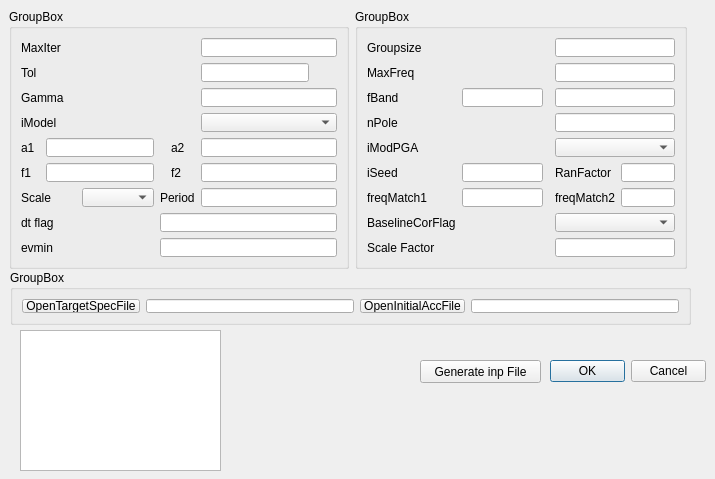
<?xml version="1.0" encoding="UTF-8"?>
<ui version="4.0">
 <class>InputFile_Define_Dialog</class>
 <widget class="QDialog" name="InputFile_Define_Dialog">
  <property name="geometry">
   <rect>
    <x>0</x>
    <y>0</y>
    <width>715</width>
    <height>479</height>
   </rect>
  </property>
  <property name="windowTitle">
   <string>Dialog</string>
  </property>
  <widget class="QDialogButtonBox" name="buttonBox">
   <property name="geometry">
    <rect>
     <x>550</x>
     <y>360</y>
     <width>156</width>
     <height>23</height>
    </rect>
   </property>
   <property name="orientation">
    <enum>Qt::Horizontal</enum>
   </property>
   <property name="standardButtons">
    <set>QDialogButtonBox::Cancel|QDialogButtonBox::Ok</set>
   </property>
  </widget>
  <widget class="QGroupBox" name="groupBox">
   <property name="geometry">
    <rect>
     <x>9</x>
     <y>9</y>
     <width>340</width>
     <height>260</height>
    </rect>
   </property>
   <property name="title">
    <string>GroupBox</string>
   </property>
   <layout class="QGridLayout" name="gridLayout_2">
    <item row="6" column="0" colspan="2">
     <widget class="QLabel" name="label_9">
      <property name="text">
       <string>Scale</string>
      </property>
     </widget>
    </item>
    <item row="4" column="4">
     <widget class="QLabel" name="label_5">
      <property name="text">
       <string>a2</string>
      </property>
     </widget>
    </item>
    <item row="3" column="0" colspan="2">
     <widget class="QLabel" name="label_4">
      <property name="text">
       <string>iModel</string>
      </property>
     </widget>
    </item>
    <item row="5" column="0">
     <widget class="QLabel" name="label_7">
      <property name="text">
       <string>f1</string>
      </property>
     </widget>
    </item>
    <item row="6" column="2">
     <widget class="QComboBox" name="comboBox_Scale"/>
    </item>
    <item row="5" column="4">
     <widget class="QLabel" name="label_8">
      <property name="text">
       <string>f2</string>
      </property>
     </widget>
    </item>
    <item row="4" column="0">
     <widget class="QLabel" name="label_6">
      <property name="text">
       <string>a1</string>
      </property>
     </widget>
    </item>
    <item row="3" column="6">
     <widget class="QComboBox" name="comboBox_iModel"/>
    </item>
    <item row="0" column="0" colspan="3">
     <widget class="QLabel" name="label">
      <property name="text">
       <string>MaxIter</string>
      </property>
     </widget>
    </item>
    <item row="1" column="0">
     <widget class="QLabel" name="label_2">
      <property name="text">
       <string>Tol</string>
      </property>
     </widget>
    </item>
    <item row="0" column="6">
     <widget class="QLineEdit" name="lineEdit_MaxIter"/>
    </item>
    <item row="2" column="0" colspan="2">
     <widget class="QLabel" name="label_3">
      <property name="text">
       <string>Gamma</string>
      </property>
     </widget>
    </item>
    <item row="1" column="6" alignment="Qt::AlignLeft">
     <widget class="QLineEdit" name="lineEdit_Tol"/>
    </item>
    <item row="8" column="0" colspan="2">
     <widget class="QLabel" name="label_12">
      <property name="text">
       <string>evmin</string>
      </property>
     </widget>
    </item>
    <item row="8" column="3" colspan="4">
     <widget class="QLineEdit" name="lineEdit_evmin"/>
    </item>
    <item row="7" column="0" colspan="3">
     <widget class="QLabel" name="label_11">
      <property name="text">
       <string>dt flag</string>
      </property>
     </widget>
    </item>
    <item row="7" column="3" colspan="4">
     <widget class="QLineEdit" name="lineEdit_dtFlag"/>
    </item>
    <item row="2" column="6">
     <widget class="QLineEdit" name="lineEdit_Gamma"/>
    </item>
    <item row="4" column="6">
     <widget class="QLineEdit" name="lineEdit_a2"/>
    </item>
    <item row="5" column="6">
     <widget class="QLineEdit" name="lineEdit_f2"/>
    </item>
    <item row="6" column="6">
     <widget class="QLineEdit" name="lineEdit_Period"/>
    </item>
    <item row="6" column="3" colspan="3">
     <widget class="QLabel" name="label_10">
      <property name="text">
       <string>Period</string>
      </property>
     </widget>
    </item>
    <item row="5" column="1" colspan="2">
     <widget class="QLineEdit" name="lineEdit_f1"/>
    </item>
    <item row="4" column="1" colspan="2">
     <widget class="QLineEdit" name="lineEdit_a1"/>
    </item>
   </layout>
  </widget>
  <widget class="QGroupBox" name="groupBox_2">
   <property name="geometry">
    <rect>
     <x>355</x>
     <y>9</y>
     <width>332</width>
     <height>260</height>
    </rect>
   </property>
   <property name="title">
    <string>GroupBox</string>
   </property>
   <layout class="QGridLayout" name="gridLayout">
    <item row="5" column="5">
     <widget class="QLabel" name="label_19">
      <property name="text">
       <string>RanFactor</string>
      </property>
     </widget>
    </item>
    <item row="0" column="0" colspan="2">
     <widget class="QLabel" name="label_13">
      <property name="text">
       <string>Groupsize</string>
      </property>
     </widget>
    </item>
    <item row="7" column="0" colspan="2">
     <widget class="QLabel" name="label_20">
      <property name="text">
       <string>freqMatch1</string>
      </property>
     </widget>
    </item>
    <item row="8" column="0" colspan="2">
     <widget class="QLabel" name="label_22">
      <property name="text">
       <string>BaselineCorFlag</string>
      </property>
     </widget>
    </item>
    <item row="9" column="0" colspan="4">
     <widget class="QLabel" name="label_23">
      <property name="text">
       <string>Scale Factor  </string>
      </property>
     </widget>
    </item>
    <item row="5" column="6" colspan="2">
     <widget class="QLineEdit" name="lineEdit_RanFactor"/>
    </item>
    <item row="3" column="0" colspan="3">
     <widget class="QLabel" name="label_16">
      <property name="text">
       <string>nPole</string>
      </property>
     </widget>
    </item>
    <item row="2" column="0">
     <widget class="QLabel" name="label_15">
      <property name="text">
       <string>fBand</string>
      </property>
     </widget>
    </item>
    <item row="4" column="0" colspan="3">
     <widget class="QLabel" name="label_17">
      <property name="text">
       <string>iModPGA</string>
      </property>
     </widget>
    </item>
    <item row="1" column="0" colspan="3">
     <widget class="QLabel" name="label_14">
      <property name="text">
       <string>MaxFreq</string>
      </property>
     </widget>
    </item>
    <item row="5" column="0">
     <widget class="QLabel" name="label_18">
      <property name="text">
       <string>iSeed</string>
      </property>
     </widget>
    </item>
    <item row="7" column="2">
     <widget class="QLineEdit" name="lineEdit_freqMatch1"/>
    </item>
    <item row="7" column="5">
     <widget class="QLabel" name="label_21">
      <property name="text">
       <string>freqMatch2</string>
      </property>
     </widget>
    </item>
    <item row="2" column="2">
     <widget class="QLineEdit" name="lineEdit_fBand_1"/>
    </item>
    <item row="7" column="6" colspan="2">
     <widget class="QLineEdit" name="lineEdit_freqMatch2"/>
    </item>
    <item row="5" column="2">
     <widget class="QLineEdit" name="lineEdit_iSeed"/>
    </item>
    <item row="8" column="5" colspan="3">
     <widget class="QComboBox" name="comboBox_BaselineCorFlag"/>
    </item>
    <item row="3" column="5" colspan="3">
     <widget class="QLineEdit" name="lineEdit_nPole"/>
    </item>
    <item row="2" column="5" colspan="3">
     <widget class="QLineEdit" name="lineEdit_fBand_2"/>
    </item>
    <item row="0" column="5" colspan="3">
     <widget class="QLineEdit" name="lineEdit_Groupsize"/>
    </item>
    <item row="1" column="5" colspan="3">
     <widget class="QLineEdit" name="lineEdit_MaxFreq"/>
    </item>
    <item row="9" column="5" colspan="3">
     <widget class="QLineEdit" name="lineEdit_ScaleFactor"/>
    </item>
    <item row="4" column="5" colspan="3">
     <widget class="QComboBox" name="comboBox_iModPGA"/>
    </item>
   </layout>
  </widget>
  <widget class="QTextBrowser" name="textBrowser">
   <property name="geometry">
    <rect>
     <x>20</x>
     <y>330</y>
     <width>201</width>
     <height>141</height>
    </rect>
   </property>
  </widget>
  <widget class="QGroupBox" name="groupBox_3">
   <property name="geometry">
    <rect>
     <x>10</x>
     <y>270</y>
     <width>681</width>
     <height>55</height>
    </rect>
   </property>
   <property name="title">
    <string>GroupBox</string>
   </property>
   <layout class="QGridLayout" name="gridLayout_3">
    <item row="0" column="0">
     <widget class="QPushButton" name="pushButton_open_TgtResponse">
      <property name="text">
       <string>OpenTargetSpecFile</string>
      </property>
     </widget>
    </item>
    <item row="0" column="1">
     <widget class="QLineEdit" name="lineEdit_tgt_filename"/>
    </item>
    <item row="0" column="2">
     <widget class="QPushButton" name="pushButton_open_InitialAccFile">
      <property name="text">
       <string>OpenInitialAccFile</string>
      </property>
     </widget>
    </item>
    <item row="0" column="3">
     <widget class="QLineEdit" name="lineEdit_InintialAccFile"/>
    </item>
   </layout>
  </widget>
  <widget class="QPushButton" name="pushButton_Generate_inpFile">
   <property name="geometry">
    <rect>
     <x>420</x>
     <y>360</y>
     <width>121</width>
     <height>23</height>
    </rect>
   </property>
   <property name="text">
    <string>Generate inp File</string>
   </property>
  </widget>
 </widget>
 <resources/>
 <connections>
  <connection>
   <sender>buttonBox</sender>
   <signal>accepted()</signal>
   <receiver>InputFile_Define_Dialog</receiver>
   <slot>accept()</slot>
   <hints>
    <hint type="sourcelabel">
     <x>248</x>
     <y>254</y>
    </hint>
    <hint type="destinationlabel">
     <x>157</x>
     <y>274</y>
    </hint>
   </hints>
  </connection>
  <connection>
   <sender>buttonBox</sender>
   <signal>rejected()</signal>
   <receiver>InputFile_Define_Dialog</receiver>
   <slot>reject()</slot>
   <hints>
    <hint type="sourcelabel">
     <x>316</x>
     <y>260</y>
    </hint>
    <hint type="destinationlabel">
     <x>286</x>
     <y>274</y>
    </hint>
   </hints>
  </connection>
 </connections>
</ui>
